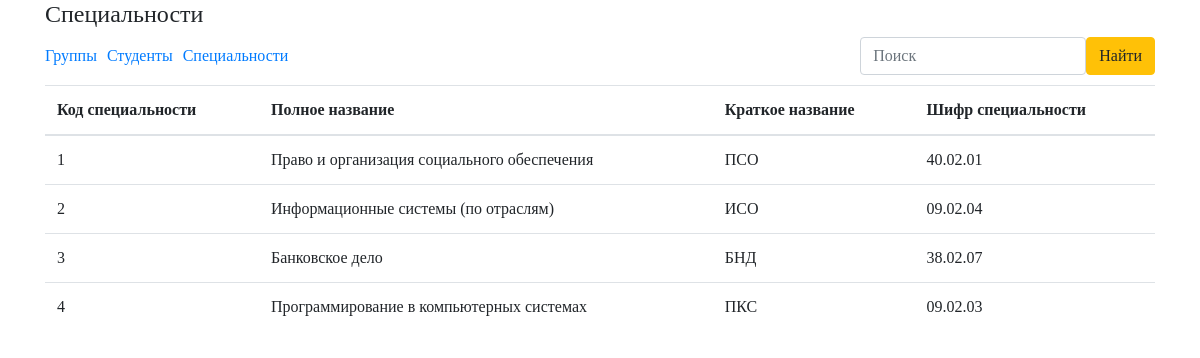
Screenshot of /specialties.php (signed in) with the database file from the repository.
### specialties.php (the view, shortened to what this page needs)
<?php
if ($_SESSION['auth']) {
  global $conn;
  $query = "Select * from специальности";
  $result = mysqli_query($conn, $query);
} else {
  header('Location: /index.php');
  return;
}
?>
<!DOCTYPE html>
<html lang="ru">
<head>
  <link rel="stylesheet" href="css/bootstrap.css">
  <link rel="stylesheet" href="css/style.css">
</head>
<body>
  <section>
    <div class="container">
      <div class="row">
        <div class="col-lg-12">
          <h4>Специальности</h4>
          <div class="menu_header">
            <div class="menu__item">
              <ul class="link_menu">
                <li><a href="group.php">Группы</a></li>
                <li><a href="students.php">Студенты</a></li>
                <li><a href="specialties.php">Специальности</a></li>
              </ul>
            </div>
            <div class="menu__item">
              <form class="form_search" action="search.php" method="post">
                <input class="form-control" name="search" type="text" required placeholder="Поиск">
                <button class="btn btn-warning">Найти</button>
              </form>
            </div>
          </div>
          <div class="block__table">
            <table class="table">
              <thead>
                <tr>
                  <th>Код специальности</th>
                  <th>Полное название</th>
                  <th>Краткое название</th>
                  <th>Шифр специальности</th>
                </tr>
              </thead>
              <tbody>
                <?php
                if ($result) {
                  while ($r = mysqli_fetch_array($result)) {
                ?>
                <tr>
                  <td><?php echo $r['Код_специальности']; ?></td>
                  <td><?php echo $r['Полное_название']; ?></td>
                  <td><?php echo $r['Краткое_название']; ?></td>
                  <td><?php echo $r['Шифр_специальности']; ?></td>
                </tr>
                <?php
                  }
                }
                ?>
              </tbody>
            </table>
          </div>
        </div>
      </div>
    </div>
  </section>
</body>
</html>

### style.css (style rules this page uses)
* { margin: 0; padding: 0; box-sizing: border-box; font-family: 'Tahoma'; }
.link_menu { display: flex; align-items: center; list-style-type: none; margin-bottom: 0; }
.link_menu li { margin-right: 10px; }
.block__table table { overflow: scroll; }
.menu_header { display: flex; justify-content: space-between; align-items: center; margin-bottom: 10px; }
.menu__item { display: flex; align-items: center; }
.form_search { display: flex; }

### rows the page displays
специальности: Код_специальности "1", Полное_название "Право и организация социального обеспечения", Краткое_название "ПСО", Шифр_специальности "40.02.01"
специальности: Код_специальности "2", Полное_название "Информационные системы (по отраслям)", Краткое_название "ИСО", Шифр_специальности "09.02.04"
специальности: Код_специальности "3", Полное_название "Банковское дело", Краткое_название "БНД", Шифр_специальности "38.02.07"
специальности: Код_специальности "4", Полное_название "Программирование в компьютерных системах", Краткое_название "ПКС", Шифр_специальности "09.02.03"
